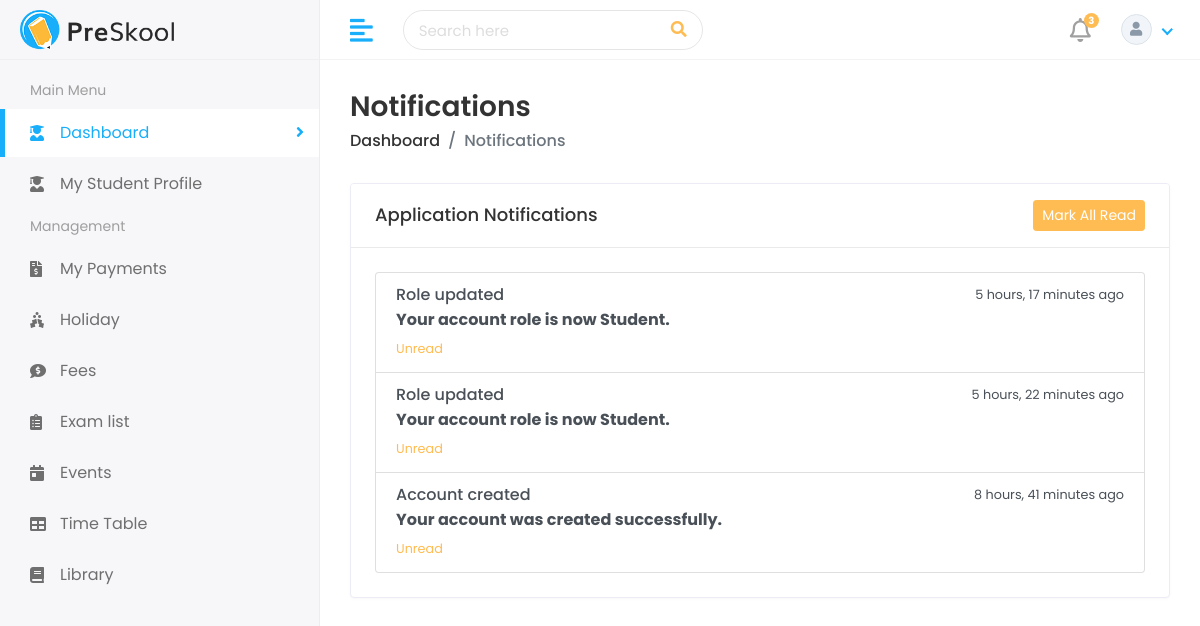
/authentication/notifications/ (signed in), run on the app's committed database.
### home_auth/models.py (models this page shows, shortened)
class Notification(models.Model):
    user = models.ForeignKey(settings.AUTH_USER_MODEL, on_delete=models.CASCADE, related_name="notifications")
    title = models.CharField(max_length=120)
    message = models.TextField()
    link = models.CharField(max_length=255, blank=True)
    is_read = models.BooleanField(default=False)
    created_at = models.DateTimeField(auto_now_add=True)
    class Meta:
        ordering = ["-created_at"]

### home_auth/views.py (the view)
# urls.py: path("notifications/", views.notification_list_view, name="notifications"),
@login_required
def notification_list_view(request):
    notifications = Notification.objects.filter(user=request.user)
    return render(request, "Home/notifications.html", {"notifications": notifications})

### home_auth/context_processors.py (called while the page is built)
def _profile_for_user(user):
    try:
        student = getattr(user, "student_profile", None)
    except ObjectDoesNotExist:
        student = None
    if student is not None:
        return student
    try:
        return getattr(user, "teacher_profile", None)
    except ObjectDoesNotExist:
        return None

### HOME/templates/Home/notifications.html
{% extends 'HOME/base.html' %}
{% load static %}
{% block body %}
<div class="page-wrapper">
<div class="content container-fluid">
<div class="page-header">
<div class="row">
<div class="col-sm-12">
<h3 class="page-title">Notifications</h3>
<ul class="breadcrumb">
<li class="breadcrumb-item"><a href="{% url 'index' %}">Dashboard</a></li>
<li class="breadcrumb-item active">Notifications</li>
</ul>
</div>
</div>
</div>
<div class="card">
<div class="card-header d-flex justify-content-between align-items-center">
<h5 class="card-title mb-0">Application Notifications</h5>
<a class="btn btn-sm btn-primary" href="{% url 'notifications_read_all' %}">Mark All Read</a>
</div>
<div class="card-body">
{% if notifications %}
<div class="list-group">
{% for notification in notifications %}
<a class="list-group-item list-group-item-action {% if not notification.is_read %}font-weight-bold{% endif %}" href="{% url 'notification_read' notification.id %}">
<div class="d-flex w-100 justify-content-between">
<h6 class="mb-1">{{ notification.title }}</h6>
<small>{{ notification.created_at|timesince }} ago</small>
</div>
<p class="mb-1">{{ notification.message }}</p>
{% if not notification.is_read %}
<small class="text-primary">Unread</small>
{% endif %}
</a>
{% endfor %}
</div>
{% else %}
<p class="mb-0">No notifications yet.</p>
{% endif %}
</div>
</div>
</div>
</div>
{% endblock %}

### HOME/static/css/style.css (style rules this page uses)
html { height: 100%; }
body { background-color: #fff; color: #333; font-family: 'Poppins', sans-serif; font-size: 1rem; height: 100%; line-height: 1.5; overflow-x: hidden; }
h1, h2, h3, h4, h5, h6 { font-family: 'Poppins', sans-serif; margin-top: 0; }
a { color: #009ce7; }
input, button, a { transition: all 0.4s ease; -moz-transition: all 0.4s ease; -o-transition: all 0.4s ease; -ms-transition: all 0.4s ease; -webkit-transition: all 0.4s ease; }
ul, ol { padding: 0px; list-style: none; }
.text-primary, .dropdown-menu > li > a.text-primary { color: #FFBC53 !important; }
.btn-primary { background-color: #FFBC53; border: 1px solid #FFBC53; }
.card { border: 1px solid #ececf5; box-shadow: 0 1px 3px 0 rgba(0, 0, 0, 0.03); margin-bottom: 1.875rem; }
.card-body { padding: 1.5rem; }
.card-header { border-bottom: 1px solid #e6e6e6; padding: 1rem 1.5rem; }
.card .card-header { background-color: #fff; border-bottom: 1px solid #eaeaea; }
.card .card-header .card-title { margin-bottom: 0; font-size: 18px; }
.page-wrapper { margin-left: 320px; padding-top: 60px; position: relative; transition: all 0.4s ease; }
.page-wrapper > .content { padding: 1.875rem 1.875rem 0; }
.page-header { margin-bottom: 1.875rem; }
.page-header .breadcrumb { background-color: transparent; color: #6c757d; font-size: 1rem; font-weight: 500; margin-bottom: 0; padding: 0; }
.page-header .breadcrumb a { color: #333; }
.page-title { font-size: 28px; font-weight: 600; color: #333; margin-bottom: 5px; }

### data on the page
Notification: title "Role updated", created_at "5 hours, 17 minutes", message "Your account role is now Student.", is_read "Unread"
Notification: title "Role updated", created_at "5 hours, 22 minutes", message "Your account role is now Student.", is_read "Unread"
Notification: title "Account created", created_at "8 hours, 41 minutes", message "Your account was created successfully.", is_read "Unread"

### other printed values
{{ unread_notifications_count }} "3"
